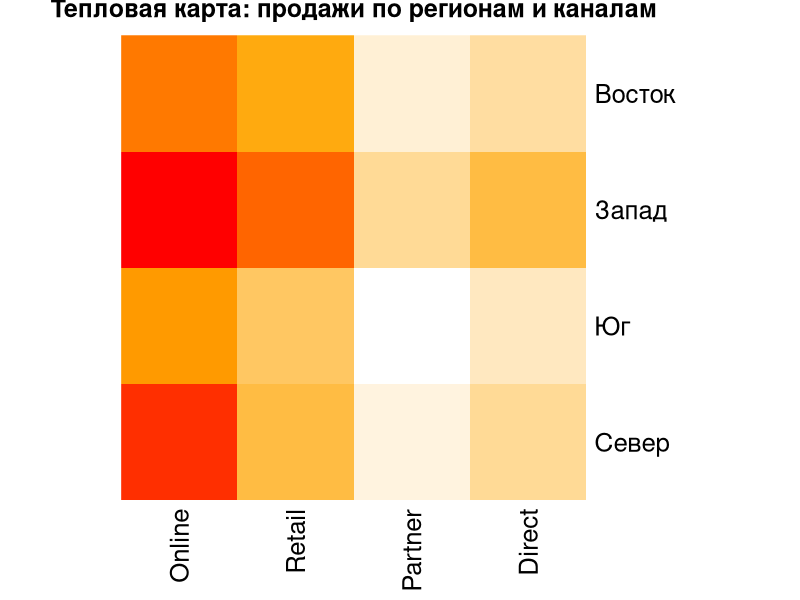

R code for this plot:
# Построить тепловую карту (heatmap) 4x4: строки — регионы, столбцы — каналы продаж.
# Цвет показывает «интенсивность» (величину продаж).
# Используем base R: функция heatmap() из пакета stats (идёт с базовой установкой).


# МАЛЕНЬКИЙ ДАТАСЕТ (МАТРИЦА 4x4)
Regions <- c("Север", "Юг", "Запад", "Восток")
Channels <- c("Online", "Retail", "Partner", "Direct")

sales_matrix <- matrix(
  c(
    # Online, Retail, Partner, Direct  (для региона «Север»)
    45,      30,     20,      25,
    # для «Юг»
    35,      28,     18,      22,
    # для «Запад»
    50,      40,     25,      30,
    # для «Восток»
    38,      33,     21,      24
  ),
  nrow = 4, ncol = 4, byrow = TRUE
)

rownames(sales_matrix) <- Regions
colnames(sales_matrix) <- Channels

sales_matrix
#      Online Retail Partner Direct
# Север     45     30      20     25
# Юг        35     28      18     22
# Запад     50     40      25     30
# Восток    38     33      21     24

# ЦВЕТОВАЯ ПАЛИТРА: от «светло» к «ярко»
pal <- grDevices::colorRampPalette(c("white", "orange", "red"))(50)

# HEATMAP:
# По умолчанию heatmap() делает кластеризацию и может ПЕРЕУПОРЯДОЧИТЬ
# строки/столбцы. Чтобы СОХРАНИТЬ исходный порядок — ставим Rowv=NA, Colv=NA.
# scale="none" — не масштабируем значения (берём как есть).
heatmap(
  sales_matrix,
  Rowv = NA, Colv = NA,
  scale = "none",
  col = pal,
  margins = c(6, 6),   # отступы (ниже, слева) для подписей
  main = "Тепловая карта: продажи по регионам и каналам"
)

# ПОДСКАЗКИ:
# - Чем «краснее» ячейка, тем больше продажи.
# - Heatmap помогает быстро увидеть «горячие точки» (напр., «Запад–Online»).
# - Для более сложных аннотаций и легенд можно использовать пакет pheatmap,
#   но в учебных целях достаточно базовой heatmap().
